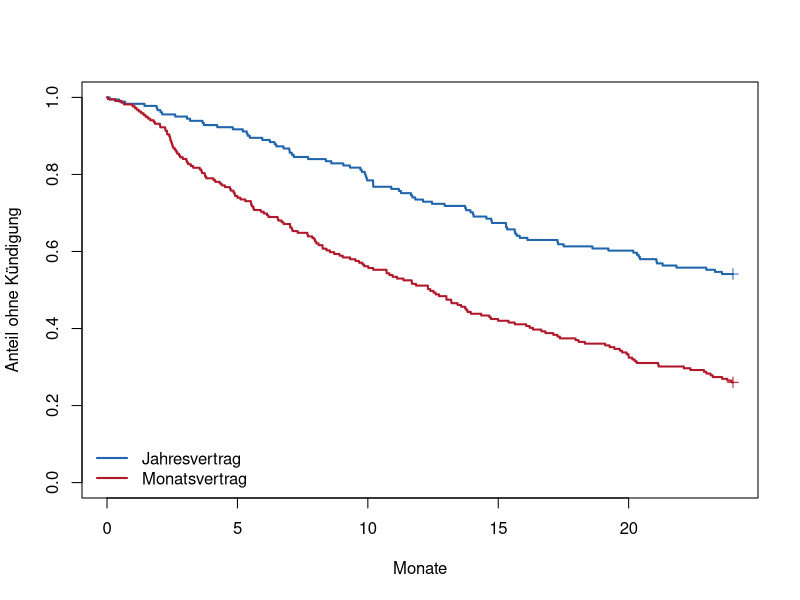
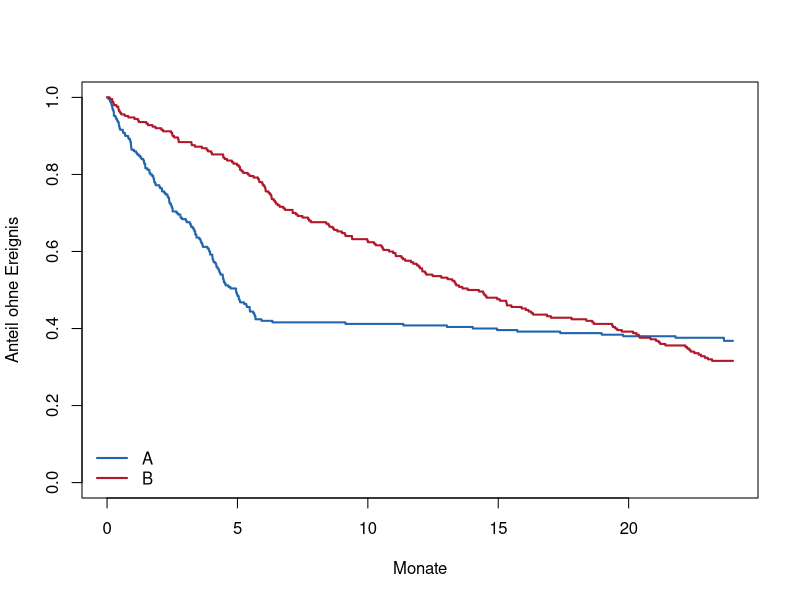

These charts were generated, in order, by the following R code:
## ---- chunk 1
#| label: setup-r
#| include: false
library(survival)

set.seed(2026)

n <- 400
vertrag <- factor(sample(c("Jahr", "Monat"), n, replace = TRUE, prob = c(0.45, 0.55)),
                  levels = c("Jahr", "Monat"))
distanz <- round(runif(n, 0.5, 15), 1)
rate <- 0.018 * exp(0.85 * (vertrag == "Monat") + 0.045 * distanz)
zeit_ereignis <- rexp(n, rate)
stichtag <- 24

abo <- data.frame(
  zeit = pmin(zeit_ereignis, stichtag),
  status = as.integer(zeit_ereignis <= stichtag),
  vertrag = vertrag,
  distanz = distanz
)
## ---- chunk 2
#| label: fig-voraussetzungen-lr-r
#| fig-cap: "Die Kurven trennen sich früh und kreuzen sich nicht. Genau dafür ist der Test gebaut."
kurven <- survfit(Surv(zeit, status) ~ vertrag, data = abo)

table(vertrag = abo$vertrag, ereignis = abo$status)

plot(kurven, col = c("#2166ac", "#b2182b"), lwd = 2, mark.time = TRUE,
     xlab = "Monate", ylab = "Anteil ohne Kündigung", ylim = c(0, 1))
legend("bottomleft", legend = c("Jahresvertrag", "Monatsvertrag"),
       col = c("#2166ac", "#b2182b"), lwd = 2, bty = "n")
## ---- chunk 3
#| label: durchfuehrung-lr-r
survdiff(Surv(zeit, status) ~ vertrag, data = abo)
## ---- chunk 4
#| label: szenario-a-lr-r
test <- survdiff(Surv(zeit, status) ~ vertrag, data = abo)

round(data.frame(
  beobachtet = test$obs,
  erwartet = round(test$exp, 1),
  verhaeltnis = round(test$obs / test$exp, 2)
), 2)

round(c(chisq = test$chisq, p = 1 - pchisq(test$chisq, df = 1)), 5)
## ---- chunk 5
#| label: szenario-b-lr-r
set.seed(31)
n_b <- 200
gruppe_b <- factor(rep(c("A", "B"), each = n_b / 2))
zeit_b <- rexp(n_b, 0.03)          # gleiche Rate in beiden Gruppen
abo_b <- data.frame(
  zeit = pmin(zeit_b, 24),
  status = as.integer(zeit_b <= 24),
  gruppe = gruppe_b
)

survdiff(Surv(zeit, status) ~ gruppe, data = abo_b)
## ---- chunk 6
#| label: fig-szenario-c-lr-r
#| fig-cap: "Kreuzende Kurven: früh liegt A schlechter, später besser. Der Log-Rank-Test sieht davon fast nichts."
#| fig-height: 3.4
set.seed(5)
m <- 250
# Gruppe A: hohes Risiko in den ersten sechs Monaten, danach sehr niedrig
frueh <- rexp(m, 0.16)
spaet <- 6 + rexp(m, 0.008)
a_zeit <- ifelse(frueh <= 6, frueh, spaet)
# Gruppe B: konstantes mittleres Risiko
b_zeit <- rexp(m, 0.045)

kreuz <- data.frame(
  zeit = pmin(c(a_zeit, b_zeit), 24),
  status = as.integer(c(a_zeit, b_zeit) <= 24),
  gruppe = factor(rep(c("A", "B"), each = m))
)

kurven_kreuz <- survfit(Surv(zeit, status) ~ gruppe, data = kreuz)
plot(kurven_kreuz, col = c("#2166ac", "#b2182b"), lwd = 2,
     xlab = "Monate", ylab = "Anteil ohne Ereignis", ylim = c(0, 1))
legend("bottomleft", legend = c("A", "B"), col = c("#2166ac", "#b2182b"),
       lwd = 2, bty = "n")

survdiff(Surv(zeit, status) ~ gruppe, data = kreuz)
